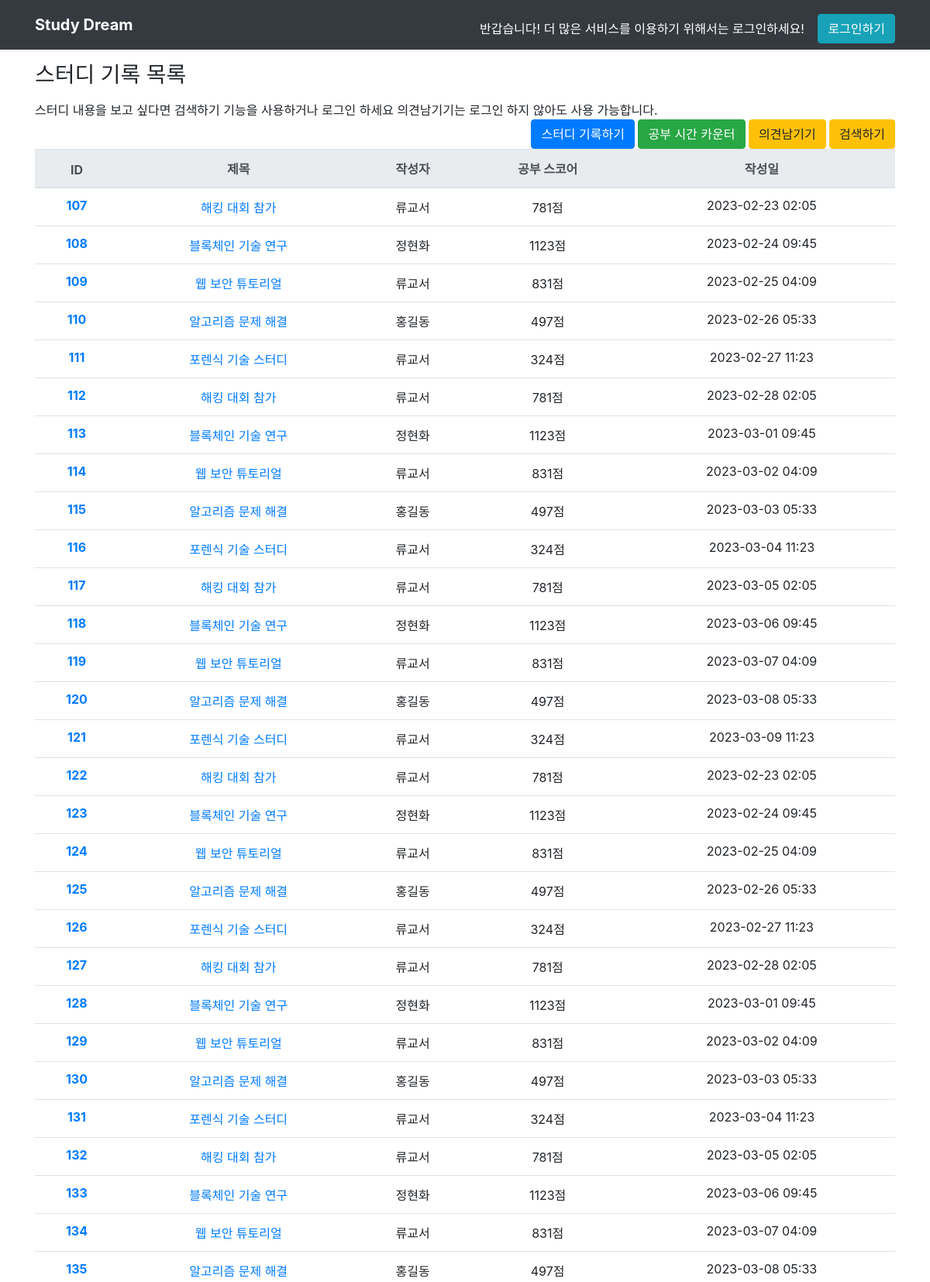
Page /list_page/ (upper part) on the committed database.
### app_study_dream/models.py (models this page shows, shortened)
class Board(models.Model):
    author = models.CharField(max_length=10, null=False, blank=False)
    title = models.CharField(max_length=100, null=False, blank=False)
    content = models.TextField(null=False)
    created_date = models.DateTimeField(auto_now_add=True)
    modified_date = models.DateTimeField(auto_now=True)
    record_score = models.IntegerField(default='', null=False)

### app_study_dream/views.py (the view)
# urls.py: path('list_page/', views.list_page, name='list_page'), # 로그인 성공 시, settings.py 에서 지정한 LOGIN_REDIRECT_URL 인 list_page/ 로 이동시 나오는 url 설정
def list_page(request):
    boards = {'boards': Board.objects.all()}
    return render(request, 'list.html', boards)

### templates/list.html (shortened to what this page needs)
{% load static %}
<html lang="ko">
<head>
    <link rel="stylesheet" href="{% static 'bootstrap/css/bootstrap.min.css' %}"/>
</head>
<body>
<header>
    <nav class="navbar navbar-dark bg-dark shadow-sm mb-3">
        <div class="container d-flex justify-content-between">
            <a href="/" class="navbar-brand d-flex align-items-center">
                <strong>Study Dream</strong>
                <div class="row">
                    <div class="col-auto">
                        {% if user.is_authenticated %}
                            <a class="btn btn-dark" role="button">안녕하세요, {{ user.username }} 님</a>
                            <a class="btn btn-secondary" href="{% url 'logout' %}" role="button">로그아웃</a>
                        {% else %}
                            <a class="btn btn-dark" role="button">반갑습니다! 더 많은 서비스를 이용하기 위해서는 로그인하세요!</a>
                            <a class="btn btn-info" href="{% url 'login' %}" role="button">로그인하기</a>
                        {% endif %}
                    </div>
                </div>
            </a>
        </div>
    </nav>
</header>
<div class="container">
    <h3 class="mb-3">스터디 기록 목록</h3>
    <h7 class="mb-13">스터디 내용을 보고 싶다면 검색하기 기능을 사용하거나 로그인 하세요  의견남기기는 로그인 하지 않아도 사용 가능합니다.</h7>
    <div class="row">
        <div class="col-auto mr-auto"></div>
        <div class="col-auto">
            <a class="btn btn-primary" href="/write_post" role="button">스터디 기록하기</a>
            <a class="btn btn-success" href="/ping_counter" role="button">공부 시간 카운터</a>
            <a class="btn btn-warning" href="{% url 'comment_view' %}" role="button">의견남기기</a>
            <a class="btn btn-warning" href="{% url 'search' %}" role="button">검색하기</a>
        </div>
    </div>
    <table class="table">
        <thead class="thead-light">
        <tr class="text-center">
            <th scope="col">ID</th>
            <th scope="col">제목</th>
            <th scope="col">작성자</th>
            <th scope="col">공부 스코어</th>
            <th scope="col">작성일</th>
        </tr>
        </thead>
        <tbody>
        {% for board in boards %}
        <tr class="text-center">
            <th scope="row">
                <a href="/post/{{ board.id }}">
                    <span>{{ board.id }}</span>
                </a>
            </th>
            <td>
                <a href="/post/{{ board.id }}">
                    <span>{{ board.title }}</span>
                </a>
            </td>
            <td>
                <span>{{ board.author }}</span>
            </td>
            <td>
                <span>{{ board.record_score }}</span>
            </td>
            <td>
                <span>{{ board.created_date | date:"Y-m-d h:i" }}</span>
            </td>
        </tr>
        {% endfor %}
        </tbody>
    </table>
</div>
</body>
</html>

### rows in the picture
Board: id "107", title "해킹 대회 참가", author "류교서", record_score "781점", created_date "2023-02-23 02:05"
Board: id "108", title "블록체인 기술 연구", author "정현화", record_score "1123점", created_date "2023-02-24 09:45"
Board: id "109", title "웹 보안 튜토리얼", author "류교서", record_score "831점", created_date "2023-02-25 04:09"
Board: id "110", title "알고리즘 문제 해결", author "홍길동", record_score "497점", created_date "2023-02-26 05:33"
Board: id "111", title "포렌식 기술 스터디", author "류교서", record_score "324점", created_date "2023-02-27 11:23"
Board: id "112", title "해킹 대회 참가", author "류교서", record_score "781점", created_date "2023-02-28 02:05"
Board: id "113", title "블록체인 기술 연구", author "정현화", record_score "1123점", created_date "2023-03-01 09:45"
Board: id "114", title "웹 보안 튜토리얼", author "류교서", record_score "831점", created_date "2023-03-02 04:09"
Board: id "115", title "알고리즘 문제 해결", author "홍길동", record_score "497점", created_date "2023-03-03 05:33"
Board: id "116", title "포렌식 기술 스터디", author "류교서", record_score "324점", created_date "2023-03-04 11:23"
Board: id "117", title "해킹 대회 참가", author "류교서", record_score "781점", created_date "2023-03-05 02:05"
Board: id "118", title "블록체인 기술 연구", author "정현화", record_score "1123점", created_date "2023-03-06 09:45"
Board: id "119", title "웹 보안 튜토리얼", author "류교서", record_score "831점", created_date "2023-03-07 04:09"
Board: id "120", title "알고리즘 문제 해결", author "홍길동", record_score "497점", created_date "2023-03-08 05:33"
Board: id "121", title "포렌식 기술 스터디", author "류교서", record_score "324점", created_date "2023-03-09 11:23"
Board: id "122", title "해킹 대회 참가", author "류교서", record_score "781점", created_date "2023-02-23 02:05"
Board: id "123", title "블록체인 기술 연구", author "정현화", record_score "1123점", created_date "2023-02-24 09:45"
Board: id "124", title "웹 보안 튜토리얼", author "류교서", record_score "831점", created_date "2023-02-25 04:09"
Board: id "125", title "알고리즘 문제 해결", author "홍길동", record_score "497점", created_date "2023-02-26 05:33"
Board: id "126", title "포렌식 기술 스터디", author "류교서", record_score "324점", created_date "2023-02-27 11:23"
Board: id "127", title "해킹 대회 참가", author "류교서", record_score "781점", created_date "2023-02-28 02:05"
Board: id "128", title "블록체인 기술 연구", author "정현화", record_score "1123점", created_date "2023-03-01 09:45"
Board: id "129", title "웹 보안 튜토리얼", author "류교서", record_score "831점", created_date "2023-03-02 04:09"
Board: id "130", title "알고리즘 문제 해결", author "홍길동", record_score "497점", created_date "2023-03-03 05:33"
Board: id "131", title "포렌식 기술 스터디", author "류교서", record_score "324점", created_date "2023-03-04 11:23"
Board: id "132", title "해킹 대회 참가", author "류교서", record_score "781점", created_date "2023-03-05 02:05"
Board: id "133", title "블록체인 기술 연구", author "정현화", record_score "1123점", created_date "2023-03-06 09:45"
Board: id "134", title "웹 보안 튜토리얼", author "류교서", record_score "831점", created_date "2023-03-07 04:09"
Board: id "135", title "알고리즘 문제 해결", author "홍길동", record_score "497점", created_date "2023-03-08 05:33"
